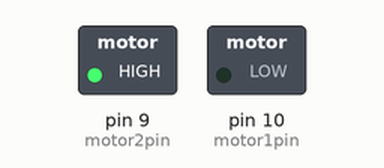
The sketch below on a simulated Arduino Uno, built with avr-gcc and run on an emulated ATmega328P. Shown: switched loads named in the sketch (green lamp = pin HIGH).

Above: at 0.1 s.
Timing chart, 0 to 1.6 s (numbered marks = the images above):
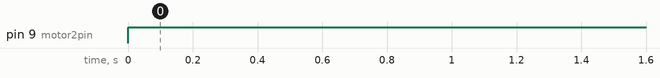

Measured:
- by itself, pin 9 (motor2pin): LOW → HIGH at 0.00 s

The sketch:

Motor_Breadboard_Original_Code.ino
```cpp
const int motor1pin = 10;
const int motor2pin = 9;

void setup() {
  // put your setup code here, to run once:
  pinMode(motor1pin, OUTPUT);
  pinMode(motor2pin, OUTPUT);
}

void loop() {
  // put your main code here, to run repeatedly:
  digitalWrite(motor1pin, LOW);//Motor 1 Forward
  digitalWrite(motor2pin, HIGH);//Motor 1 Forward
  delay(100);
  digitalWrite(motor1pin, LOW);//Motor 1 Forward
  digitalWrite(motor2pin, HIGH);//Motor 1 Forwards
}
```
